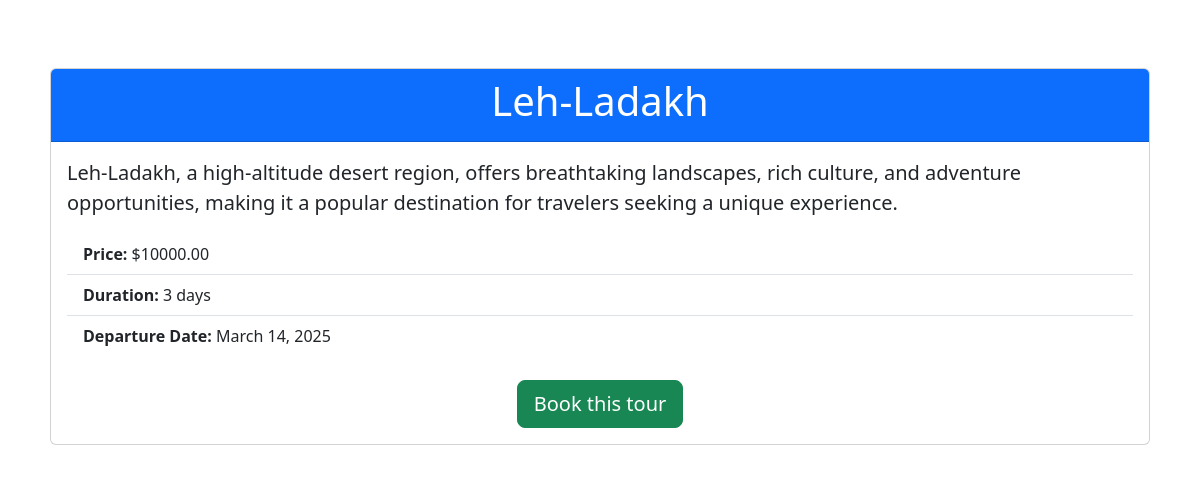
/tour-package/4/, run on the app's committed database.
### travel/models.py (models this page shows, shortened)
class TourPackage(models.Model):
    destination = models.ForeignKey(Destination, on_delete=models.CASCADE)
    duration = models.PositiveIntegerField(help_text="Duration in days")
    departure_date = models.DateField()
    return_date = models.DateField()
    price = models.DecimalField(max_digits=10, decimal_places=2)

class Destination(models.Model):
    name = models.CharField(max_length=200)
    description = models.TextField()
    image = models.ImageField(upload_to='destination_images/')
    price_per_person = models.DecimalField(max_digits=10, decimal_places=2)

### travel/views.py (the view)
# urls.py: path('tour-package/<int:package_id>/', views.tour_package_detail, name='tour_package_detail'),
def tour_package_detail(request, package_id):
    tour_package = get_object_or_404(TourPackage, id=package_id)
    return render(request, 'travel/tour_package_detail.html', {'tour_package': tour_package})

### travel/templates/travel/tour_package_detail.html (shortened to what this page needs)
<!DOCTYPE html>
<html lang="en">
<head>
    <link href="https://cdn.jsdelivr.net/npm/bootstrap@5.3.0/dist/css/bootstrap.min.css" rel="stylesheet">
</head>
<body>
    <div class="container mt-5">
        <div class="card">
            <div class="card-header bg-primary text-white text-center">
                <h1>{{ tour_package.destination.name }}</h1>
            </div>
            <div class="card-body">
                <p class="lead">{{ tour_package.destination.description }}</p>
                <ul class="list-group list-group-flush">
                    <li class="list-group-item"><strong>Price:</strong> ${{ tour_package.price }}</li>
                    <li class="list-group-item"><strong>Duration:</strong> {{ tour_package.duration }} days</li>
                    <li class="list-group-item"><strong>Departure Date:</strong> {{ tour_package.departure_date }}</li>
                </ul>
                <div class="text-center mt-4">
                    <a href="{% url 'book_tour' tour_package.id %}" class="btn btn-success btn-lg">Book this tour</a>
                </div>
            </div>
        </div>
    </div>
</body>
</html>

### travel/templates/travel/tour_package_detail.html (style rules this page uses)
body { background: url('https://truthoftraveling.com/wp-content/uploads/2020/04/Truth-of-Traveling-Machu-Picchu-1-1-scaled.jpg') no-repeat center center fixed; background-size: cover; }
.container { background: rgba(255, 255, 255, 0.8); padding: 20px; border-radius: 10px; }

### data on the page
TourPackage: destination.name "Leh-Ladakh", destination.description "Leh-Ladakh, a high-altitude desert region, offers breathtaking landscapes, rich culture, and adventure opportunities, making it a popular destination for travelers seeking a unique experience.", price "10000.00", duration "3", departure_date "March 14, 2025"
